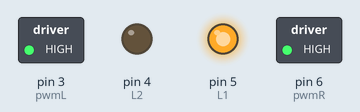
Recording of a sketch running on a simulated Arduino Uno, built with avr-gcc and run on an emulated ATmega328P. Parts: switched loads named in the sketch (green lamp = pin HIGH), output pins drawn as LEDs (lit = HIGH).

Above: at 0.5 s.
At 1.5 s:
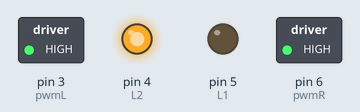
Timing chart, 0 to 3.0 s (numbered marks = the images above):
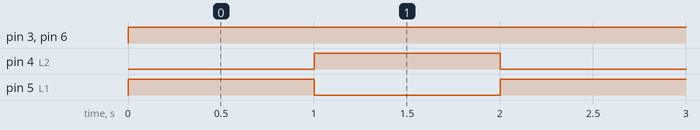

The sketch:

lesson_3_basic_motion.ino
```cpp
/*
By Whit Whittall
COSGC New Robotics Workshop code for lesson 3 basic motion

Finds wheel speeds based on input direction vector and drives brushed DC motors with dual H-bridge motor driver

left and right directions referenced in comments are from the robot's perspective
*/

//--------------------rover geometry parameters--------------------
// motor_controller() uses these parameters to calculate wheel velocities
const float r = 0.030;   // radius of drive wheels in meters
const float L = 0.146;   // width separating the drive wheels in meters

//--------------------declare motor pins--------------------
// setup() and drive() use these variables to control Arduino pins
// declare pins to control right motor
const int R1 = 8;    //AI1  -> D8
const int R2 = 7;    //AI2  -> D7
const int pwmR = 6;  //PWMA -> D6

// declare pins to control left motor
const int L1 = 5;    //BI1  -> D5
const int L2 = 4;    //BI2  -> D4
const int pwmL = 3;  //PWMB -> D3

void setup() {
  // put your setup code here, to run once:

  //--------------------setup motor pins--------------------
  pinMode(R1, OUTPUT);
  pinMode(R2, OUTPUT);
  pinMode(pwmR, OUTPUT);
  pinMode(L1, OUTPUT);
  pinMode(L2, OUTPUT);
  pinMode(pwmL, OUTPUT);

}

void loop() {
  // put your main code here, to run repeatedly:

  //--------------------declare velocity variables--------------------
  // declaring v and w here limits their scope to loop() so there aren't conflicts with motor_controller()
  float v = 0.346;    // linear velocity (0.346 is forward full, -0.346 is back full)
  float w = 0;        // angular velocity (4.73 is rotate left full, -4.73 is rotate right full)
  motor_controller(v, w);
  delay(1000);

  // is a normal comment
  /* is a block comment */

  // remove the block comment below to see the rover move in all directions

  v = -0.346;
  w = 0;
  motor_controller(v,w);
  delay(1000);

  v = 0;
  w = 4.73;
  motor_controller(v,w);
  delay(1000);

  v = 0;
  w = -4.73;
  motor_controller(v,w);
  delay(1000);

  // play around with the velocities and the delay() function and see what you can get your robot to do
}

//--------------------CUSTOM FXNS--------------------
// void motor_controller(v, w)
// void drive(vel_L, vel_R)

void motor_controller(float v, float w) {
  float dphi_L = (v/r) - (L * w)/(2 * r);
  float dphi_R = (v/r) + (L * w)/(2 * r);

  dphi_L = constrain(dphi_L, -11.52, 11.52);
  dphi_R = constrain(dphi_R, -11.52, 11.52);

  int duty_L = map(dphi_L, -11.52, 11.52,-255,255);
  int duty_R = map(dphi_R, -11.52, 11.52,-255,255);

  drive(duty_L, duty_R);

  // determines required wheel speeds (in rad/s) based on linear and angular velocities (m/s, rad/s)
  // maps required wheel speeds to PWM duty cycle
  // expects -0.346 < v < 0.346 m/s, -4.73 < w < 4.73 rad/s
  // motors will saturate if desired velocity vector is too large, best to keep desired velocities low

}

void drive(int duty_L, int duty_R) {
  // based on PWM duty cycle setting, assigns motor driver pin values
  // expects duty_L and duty_R to be between -255 and 255

  if (duty_L > 0) {
    digitalWrite(L1,HIGH);
    digitalWrite(L2,LOW);
  }
  if (duty_L < 0) {
    digitalWrite(L1,LOW);
    digitalWrite(L2,HIGH);
  }
  if (duty_L == 0) {
    digitalWrite(L1,LOW);
    digitalWrite(L2,LOW);
  }

  if (duty_R > 0) {
    digitalWrite(L1,HIGH);
    digitalWrite(L2,LOW);
  }
  if (duty_R < 0) {
    digitalWrite(L1,LOW);
    digitalWrite(L2,HIGH);
  }
  if (duty_R == 0) {
    digitalWrite(L1,LOW);
    digitalWrite(L2,LOW);
  }

  analogWrite(pwmL, abs(duty_L));
  analogWrite(pwmR, abs(duty_R));
}
```

Measured:
- by itself, pin 3 (pwmL), pin 6 (pwmR): LOW → HIGH at 0.00 s
- by itself, pin 4 (L2), pin 5 (L1): alternates HIGH for 1.0 s and LOW for 1.0 s
